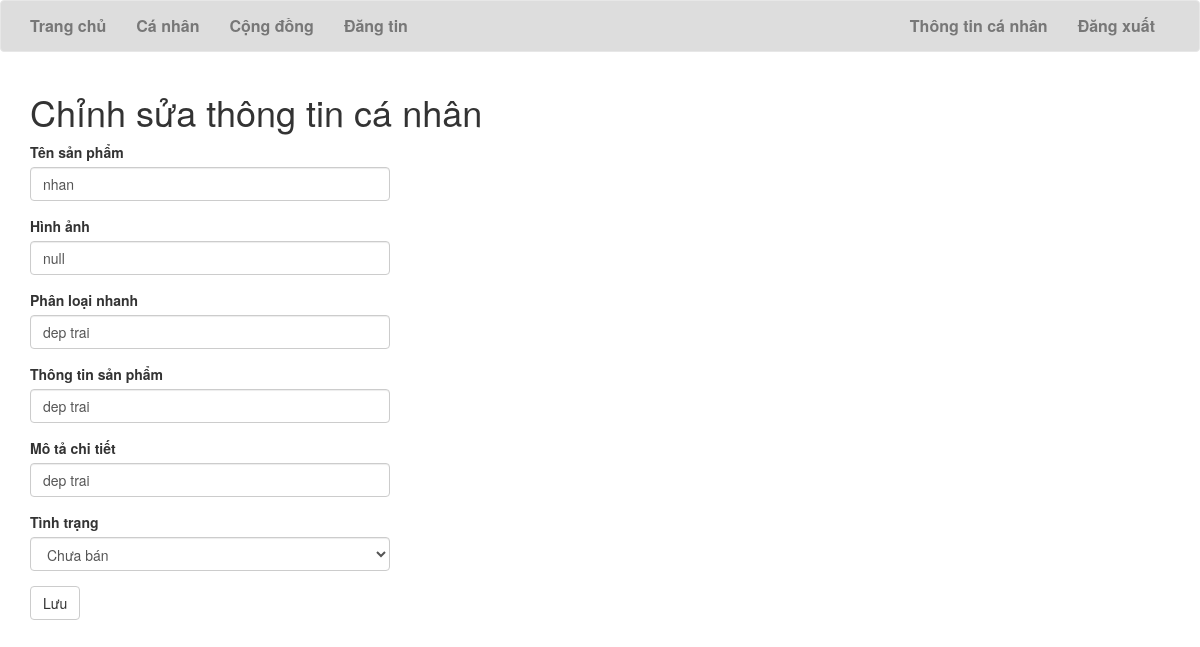
The app's page /edit_post/2 (signed in) with its own data.
### website/models.py (models this page shows, shortened)
class Post(db.Model):
    id = db.Column(db.Integer, primary_key=True)
    title = db.Column(db.String(140))
    image_url = db.Column(db.String(140))
    category = db.Column(db.String(50))
    infor = db.Column(db.String(500))
    detail = db.Column(db.String(500))
    status = db.Column(db.Integer, default=0)
    timestamp = db.Column(db.DateTime, index=True, default=datetime.utcnow())
    user_id = db.Column(db.Integer, db.ForeignKey('user.id'))
    comments = db.relationship('Comment', backref='post', lazy="dynamic")

### website/main/routes.py (the view)
@bp.route('/edit_post/<post_id>', methods=["GET", "POST"])
@login_required
def edit_post(post_id):
    post = Post.query.filter_by(id=post_id).first_or_404()
    if current_user != post.author:
        flash('Bạn không thể chỉnh sửa bài viết này!')
        return redirect(url_for('main.explore'))
    form = PostUpdate()
    if form.validate_on_submit():
        post.title = form.title.data
        post.image_url = form.image_url.data
        post.category = form.category.data
        post.infor = form.infor.data
        post.detail = form.detail.data
        post.status = 1 if form.status.data == 'Đã bán' else 0
        db.session.add(post)
        db.session.commit()
        flash('Thay đổi đã được lưu.')
        return redirect(url_for('main.post_detail', post_id=post.id))
    elif request.method == 'GET':
        form.title.data = post.title
        form.image_url.data = post.image_url
        form.category.data = post.category
        form.infor.data = post.infor
        form.detail.data = post.detail
        form.status.data = 'Chưa bán' if post.status == 0 else 1
    return render_template('main/edit_post.html', title='Edit post', \
        form = form)

### website/main/form.py
class PostUpdate(FlaskForm):
    title = StringField(label="Tên sản phẩm", validators=[Length(min=1, max=140)])
    image_url = StringField(label="Hình ảnh")
    category = StringField(label="Phân loại nhanh", validators=[Length(min=1, max=140)])
    infor = StringField(label="Thông tin sản phẩm", validators=[Length(min=1, max=500)])
    detail = StringField(label="Mô tả chi tiết")
    submit = SubmitField(label="Đăng")
    status = SelectField(label="Tình trạng", choices=['Chưa bán', 'Đã bán'])
    submit = SubmitField(label='Lưu')

### website/main/routes.py (called while the page is built)
@bp.before_request
def before_request():
    if current_user.is_authenticated:
        current_user.last_seen = datetime.utcnow()
        db.session.commit()

### website/models.py (called while the page is built)
@login.user_loader
def load_user(id):
    return User.query.get(int(id))

### website/templates/main/edit_post.html
{% extends "base.html" %}
{% import 'bootstrap/wtf.html' as wtf %}
{% block web_content %}
    <h1>Chỉnh sửa thông tin cá nhân</h1>
    <div class="row">
        <div class="col-md-4">
            {{ wtf.quick_form(form) }}
        </div>
    </div>
{% endblock %}

### records on screen
Post: title "nhan", image_url "null", category "dep trai", infor "dep trai", detail "dep trai", status "Chưa bán"
